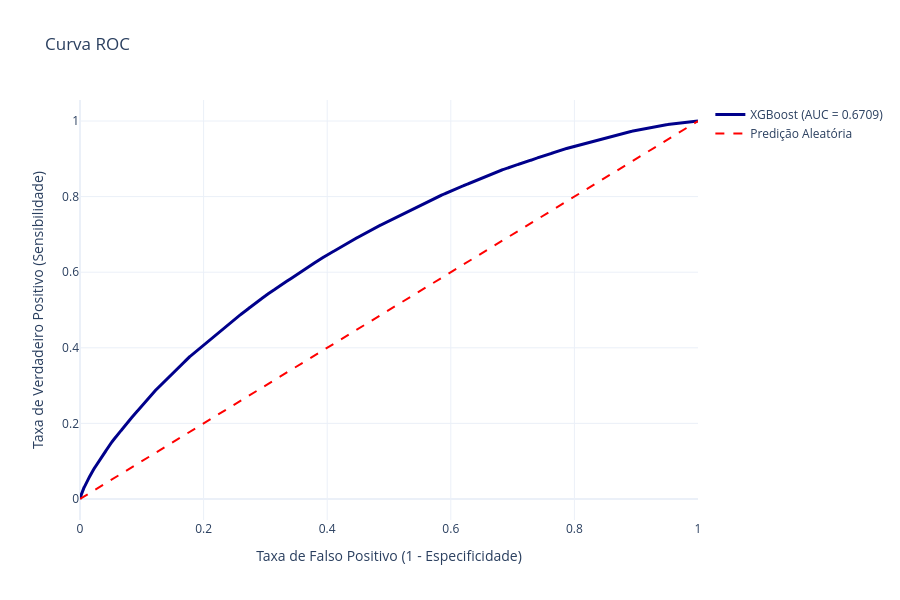

Write notebook code for a chart like this one.
### Code cell
y_probs_xgb = xgb_model.predict_proba(X_test)[:, 1]
plot_roc_curve(y_test, y_probs_xgb, 'Curva ROC')

### Figure 1 — Plotly figure (JSON) as saved in the notebook; plotly's stock layout.template omitted (floating-point values rounded to 4 significant figures; data arrays with more than 128 entries replaced by an {"elided": "..."} marker saying what was removed)
{"data": [{"line": {"color": "darkblue", "width": 3}, "mode": "lines", "name": "XGBoost (AUC = 0.6709)", "type": "scatter", "x": {"elided": "197456 float values"}, "y": {"elided": "197456 float values"}}, {"line": {"color": "red", "dash": "dash"}, "mode": "lines", "name": "Predição Aleatória", "type": "scatter", "x": [0, 1], "y": [0, 1]}], "layout": {"height": 600, "title": {"text": "Curva ROC"}, "xaxis": {"title": {"text": "Taxa de Falso Positivo (1 - Especificidade)"}}, "yaxis": {"title": {"text": "Taxa de Verdadeiro Positivo (Sensibilidade)"}}}}
